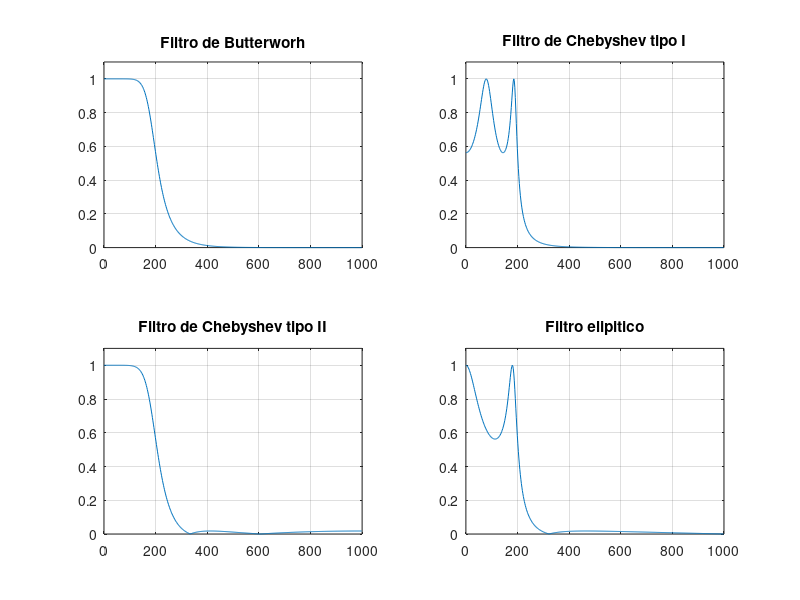
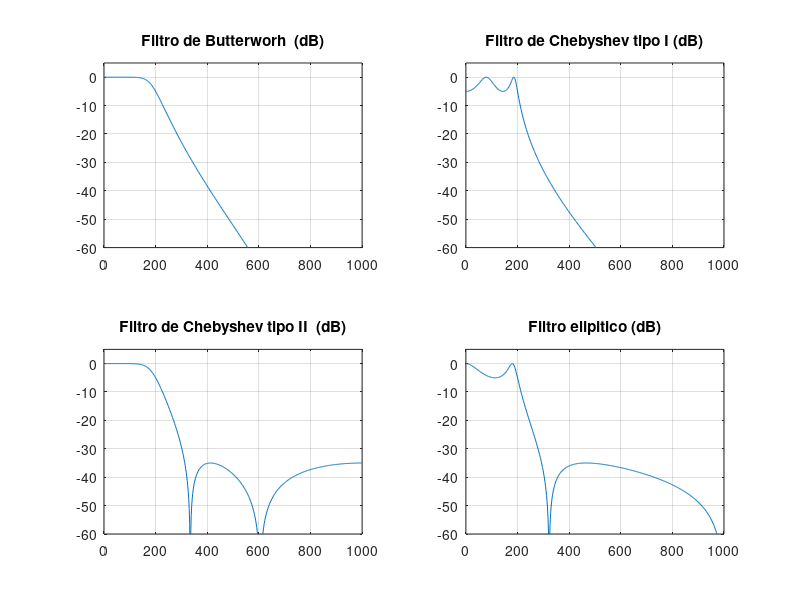

Reproduce these figures in MATLAB, in order.
% Especificaciones comunes
fm = 2000;
fp = 200;
fs = 400;
Wp = 2*fp/fm;
Ws = 2*fs/fm;
Rp = 5;
Rs = 35;


% Filtro de Butterworth
[n1, Wn1] = buttord(Wp, Ws, Rp, Rs);
[B1, A1] = butter(n1, Wn1, 'low');

% Respuesta en frecuencia (N=512, valor por defecto)
[H1, W1] = freqz(B1, A1); 

%Filtro de cheb1
[n2, Wn2] = cheb1ord(Wp, Ws, Rp, Rs);
[B2, A2] = cheby1(n2, Rp, Wn2, 'low');

% Respuesta en frecuencia (N=512, valor por defecto)
[H2, W2] = freqz(B2, A2);

%Filtro de cheb2
[n3, Wn3] = cheb2ord(Wp, Ws, Rp, Rs);
[B3, A3] = cheby2(n3, Rs, Wn3, 'low');

% Respuesta en frecuencia  (N=512, valor por defecto)
[H3, W3] = freqz(B3, A3);

%Filtro elliptico
[n4, Wn4] = ellipord(Wp, Ws, Rp, Rs);
[B4, A4] = ellip(n4, Rp, Rs, Wn4, 'low');

% Respuesta en frecuencia  (N=512, valor por defecto)
[H4, W4] = freqz(B4, A4);

% Representacion en escala lineal
figure(1)
subplot(221)
% Conversion de W1 a hertzios
f1a = (W1*fm)/(2*pi);
plot(f1a, abs(H1))
axis([0,1000,0,1.1])
title('Filtro de Butterworh')
grid

subplot(222)
% Conversion de W2 a hertzios
f2a = (W2*fm)/(2*pi);
plot(f2a,abs(H2))
axis([0,1000,0,1.1])
title('Filtro de Chebyshev tipo I')
grid

subplot(223)
% Conversion de W3 a hertzios
f3a = (W3*fm)/(2*pi);
plot(f3a,abs(H3))
axis([0,1000,0,1.1])
title('Filtro de Chebyshev tipo II')
grid

subplot(224)

% Conversion de W4 a hertzios
f4a = (W4*fm)/(2*pi);
plot(f4a,abs(H4))
axis([0,1000,0,1.1])
title('Filtro elipitico')
grid

figure(2)
subplot(221)

%conversion a dBs
H1db = 20*log10(abs(H1)); 
plot(f1a, H1db)
axis([0,1000,-60,5])
title('Filtro de Butterworh  (dB)')
grid

subplot(222)

%conversion a dBs
H2db = 20*log10(abs(H2));
plot(f2a,H2db)
axis([0,1000,-60,5])
title('Filtro de Chebyshev tipo I (dB)')
grid

subplot(223)

%conversion a dBs
H3db = 20*log10(abs(H3));
plot(f3a,H3db)
axis([0,1000,-60,5])
title('Filtro de Chebyshev tipo II  (dB)')
grid

subplot(224)

%conversion a dBs
H4db = 20*log10(abs(H4));
plot(f4a,H4db)
axis([0,1000,-60,5])
title('Filtro elipitico (dB)')
grid
